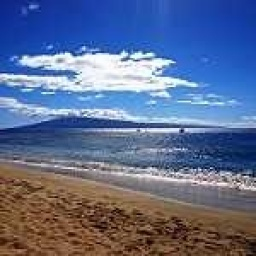
#> input picture train/sea/0Y185LNPRBJW.jpg, 256 x 256 px; its folder holds only this picture in this run
$ jupyter execute --allow-errors prova.ipynb
#> lines starting #> are read from the running program, lines starting #| are printed output that depends on the picture
[cell 1]
import os
import numpy as np
from PIL import Image
import matplotlib.pyplot as plt
import requests
from io import BytesIO

url = 'https://github.com/mzulian00/project-Machine-Learning/tree/main/train/sea'
#> (the rest of this cell did not finish here and is left out)

[cell 2]
def load_images(image_folder, image_size=(128, 128)):
#> called with image_folder = 'train/sea', image_size = (128, 128)
    images = []
    for filename in os.listdir(image_folder):
        img = Image.open(os.path.join(image_folder, filename)).convert('L')
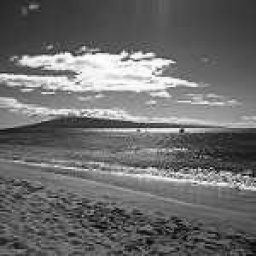
#> img: PIL image 256x256 L; min 4, max 255, mean 107.8
        img = img.resize(image_size)
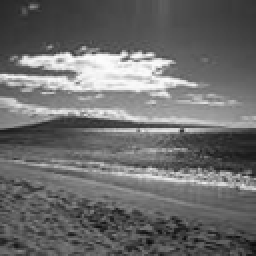
#> img: PIL image 128x128 L (shown 2 times larger); min 11, max 253, mean 107.8
        img = np.array(img)
        img = (img - 127.5) / 127.5
#> img: shape (128, 128) float64
        images.append(img)
    return np.expand_dims(np.array(images), axis=-1)


images = load_images(os.path.join(os.getcwd(), "train/sea"))


#> (the rest of this cell did not finish here and is left out)

$ run again, on train/sea/4D54I651QEDU.jpg
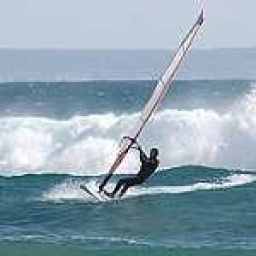
#> input picture train/sea/4D54I651QEDU.jpg, 256 x 256 px
#> in load_images, `img = Image.open(os.path.join(image_folder, filename)).convert('L')`:
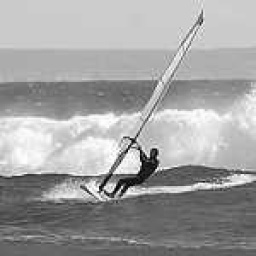
#> img: PIL image 256x256 L; min 1, max 255, mean 161.6
#> in load_images, `img = img.resize(image_size)`:
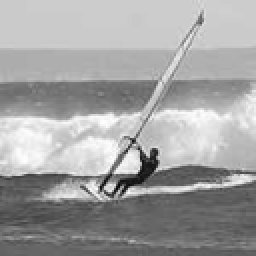
#> img: PIL image 128x128 L (shown 2 times larger); min 3, max 255, mean 161.6

$ run again, on train/sea/541T7RUUM1EE.jpg
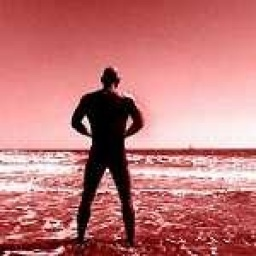
#> input picture train/sea/541T7RUUM1EE.jpg, 256 x 256 px
#> in load_images, `img = Image.open(os.path.join(image_folder, filename)).convert('L')`:
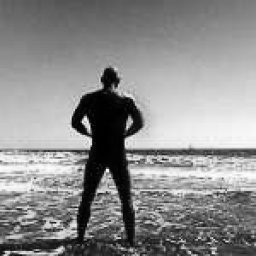
#> img: PIL image 256x256 L; min 0, max 253, mean 140.2
#> in load_images, `img = img.resize(image_size)`:
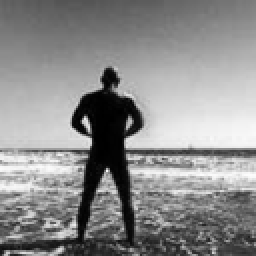
#> img: PIL image 128x128 L (shown 2 times larger); min 0, max 252, mean 140.2

$ run again, on train/sea/58IUFPNWVWMK.jpg
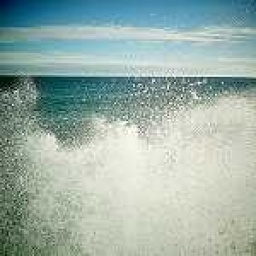
#> input picture train/sea/58IUFPNWVWMK.jpg, 256 x 256 px
#> in load_images, `img = Image.open(os.path.join(image_folder, filename)).convert('L')`:
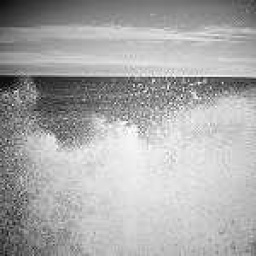
#> img: PIL image 256x256 L; min 7, max 254, mean 170
#> in load_images, `img = img.resize(image_size)`:
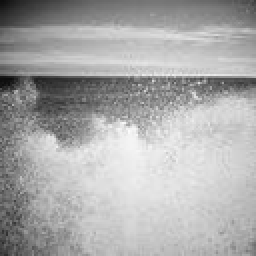
#> img: PIL image 128x128 L (shown 2 times larger); min 12, max 252, mean 170

$ run again, on train/sea/1J98V8GZQCGS.jpg
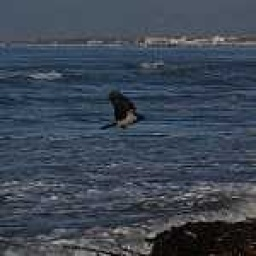
#> input picture train/sea/1J98V8GZQCGS.jpg, 256 x 256 px
#> in load_images, `img = img.resize(image_size)`:
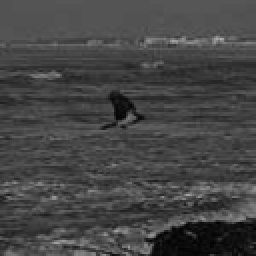
#> img: PIL image 128x128 L (shown 2 times larger); min 1, max 171, mean 69
#> in load_images, `img = (img - 127.5) / 127.5`:
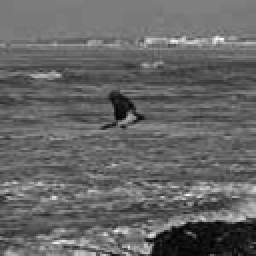
#> img: shape (128, 128) float64 (shown 2 times larger); min -0.992, max 0.341, mean -0.459; drawn with min black and max white
